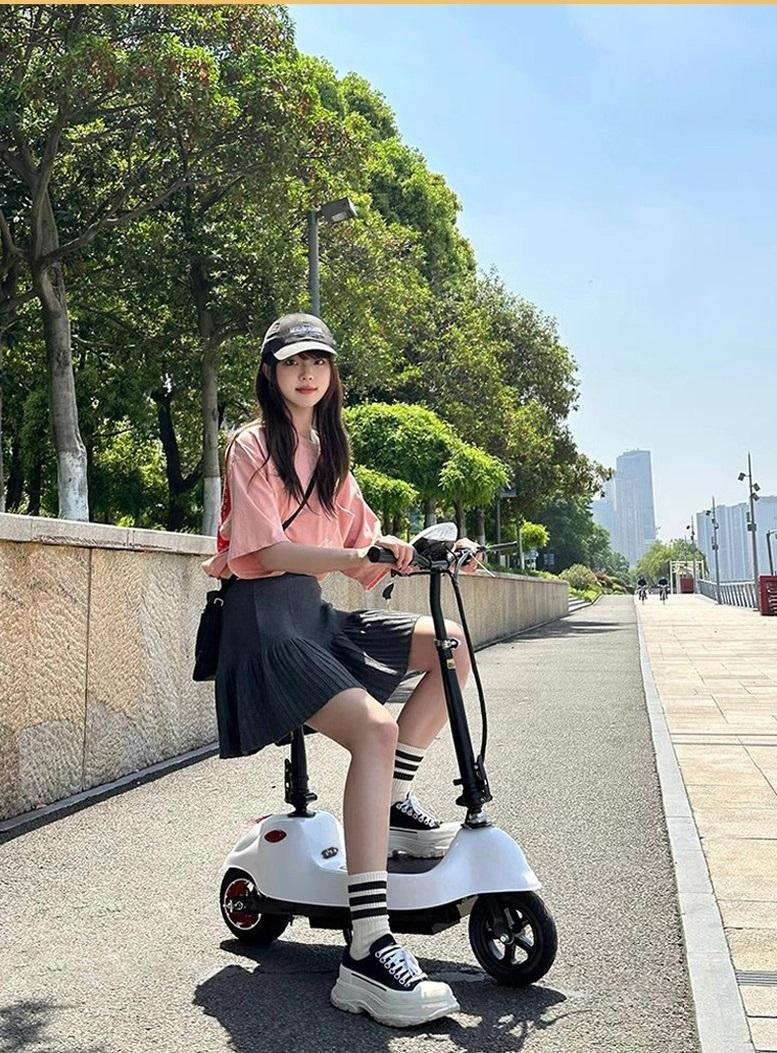
#> input picture datasets/kick_safety/images/train/-_jpg.rf.48de38d0c6807e527cabc1049ffd745d.jpg, 777 x 1053 px
$ python -i vectorize.py   (imports and definitions only)   (older library calls are emulated)
#> lines starting #> are read from the running program, lines starting #| are printed output that depends on the picture; after the words box and inside, x2 and y2 are one past the last pixel; in counts of white or black regions, pixels touching at a corner belong together
#> further down, picture is the input picture: shape (1053, 777, 3); mean B, G, R 140.1, 148.2, 142.6
# spv/preprocess/vectorize.py
import cv2
import numpy as np

def vectorize_img(img):
    gray = cv2.cvtColor(img, cv2.COLOR_BGR2GRAY)
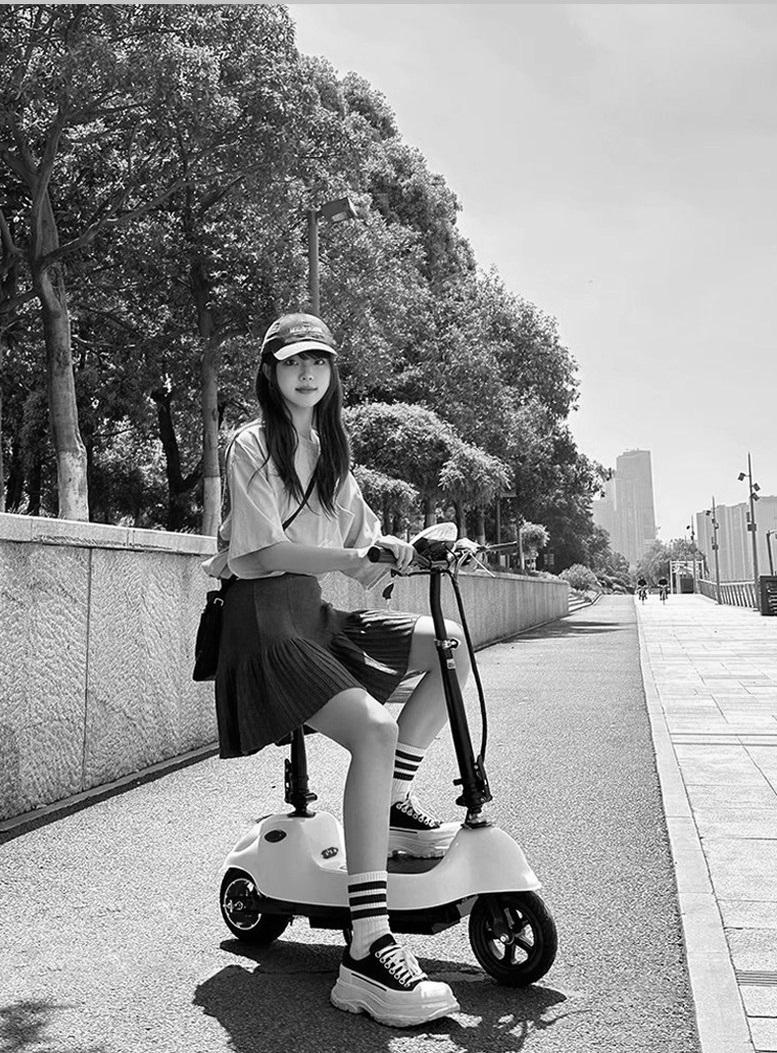
#> gray: shape (1053, 777); min 0, max 255, mean 145.6
    edges = cv2.Canny(gray, 80, 160)
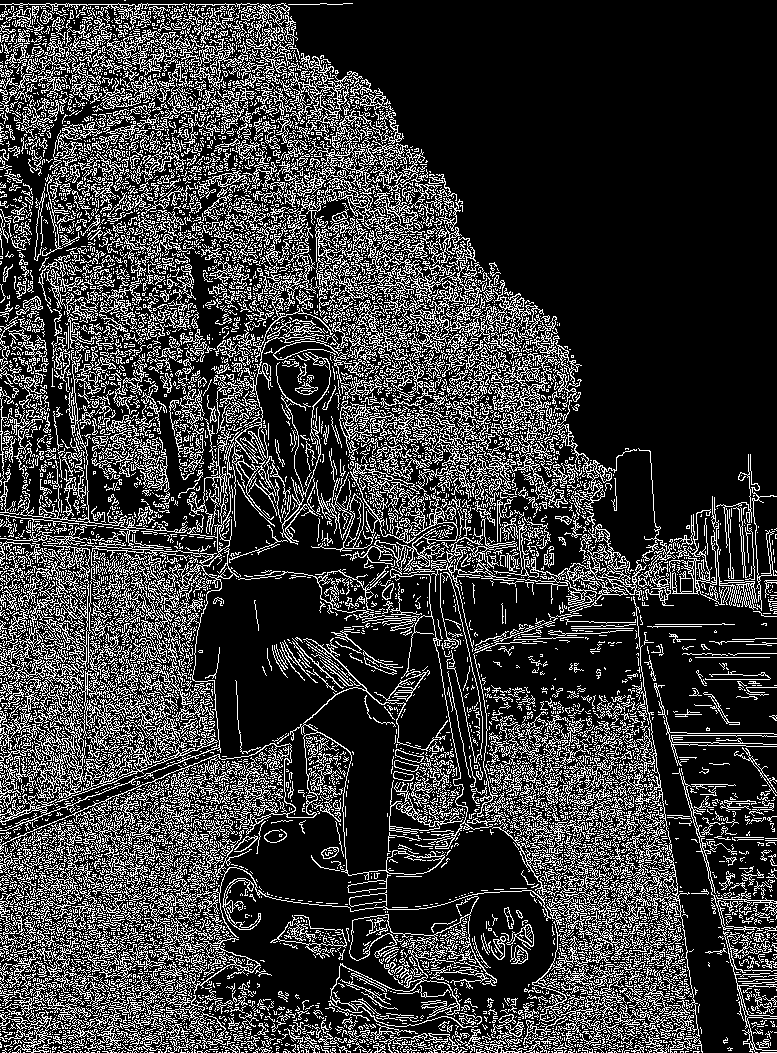
#> edges: shape (1053, 777); 22.5% white in thin lines or dots

    # morphology refine
    kernel = np.ones((3,3), np.uint8)
    edges = cv2.dilate(edges, kernel, 1)
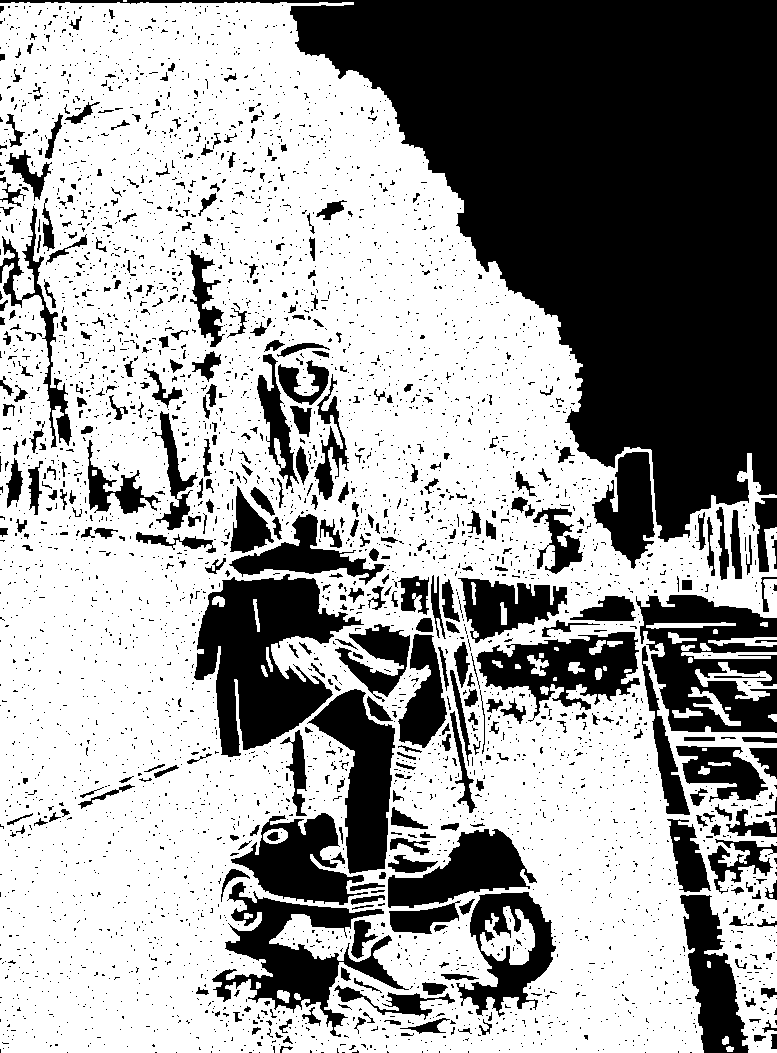
#> edges: shape (1053, 777); 61.7% white; 4305 black regions (3905 under 20 px), largest, box (x1, y1, x2, y2) and area: (0, 0, 777, 542) 149849, (194, 574, 364, 757) 16032, (636, 595, 777, 733) 11739
    edges = cv2.erode(edges, kernel, 1)
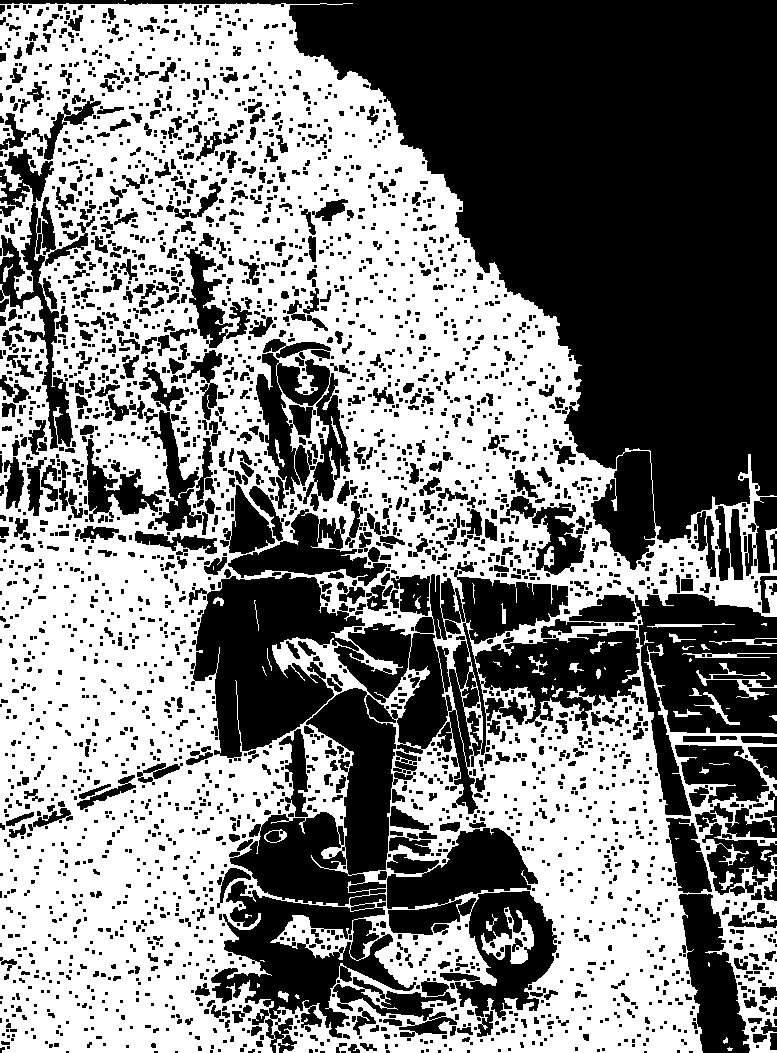
#> edges: shape (1053, 777); 50.2% white; 3245 black regions (2259 under 20 px), largest, box (x1, y1, x2, y2) and area: (0, 0, 777, 570) 156621, (189, 570, 641, 1053) 76876, (541, 594, 777, 816) 18493

    # convert to 3-channel for YOLO
    return cv2.cvtColor(edges, cv2.COLOR_GRAY2BGR)

def sobel_vector_filter(img, ksize=3):
    """Sobel magnitude normalized and returned as 3-channel BGR."""
    gray = cv2.cvtColor(img, cv2.COLOR_BGR2GRAY)
    sx = cv2.Sobel(gray, cv2.CV_32F, 1, 0, ksize=ksize)
    sy = cv2.Sobel(gray, cv2.CV_32F, 0, 1, ksize=ksize)
    mag = np.sqrt(sx*sx + sy*sy)
    if mag.max() > 0:
        mag = (mag / (mag.max() + 1e-9) * 255.0).astype('uint8')
    else:
        mag = mag.astype('uint8')
    return cv2.cvtColor(mag, cv2.COLOR_GRAY2BGR)

>>> import cv2
>>> picture = cv2.imread('../../datasets/kick_safety/images/train/-_jpg.rf.48de38d0c6807e527cabc1049ffd745d.jpg')
>>> result = vectorize_img(picture)

$ run again, on datasets/kick_safety/images/train/10_2_64_00000404_jpg.rf.24d19a743b9f47edb0b1ef7be486dff5.jpg
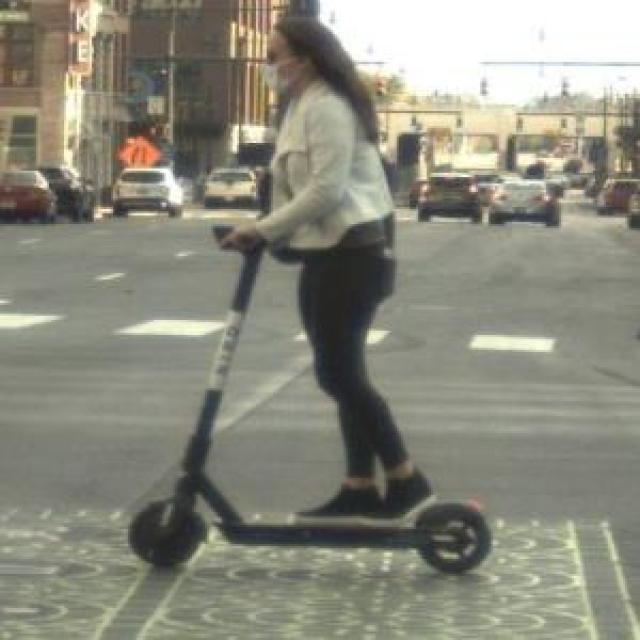
#> input picture datasets/kick_safety/images/train/10_2_64_00000404_jpg.rf.24d19a743b9f47edb0b1ef7be486dff5.jpg, 640 x 640 px
#> picture is the input picture: shape (640, 640, 3); mean B, G, R 125.3, 138.7, 139.2
#> in vectorize_img, `edges = cv2.Canny(gray, 80, 160)`:
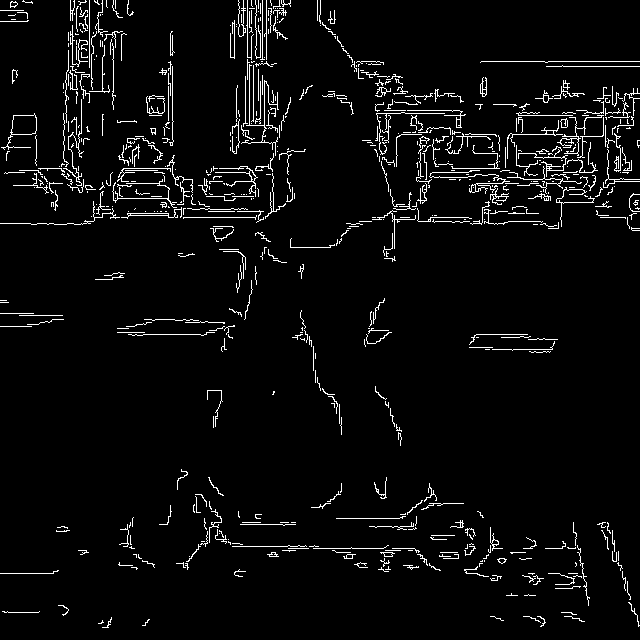
#> edges: shape (640, 640); 4.2% white in thin lines or dots
#> in vectorize_img, `edges = cv2.erode(edges, kernel, 1)`:
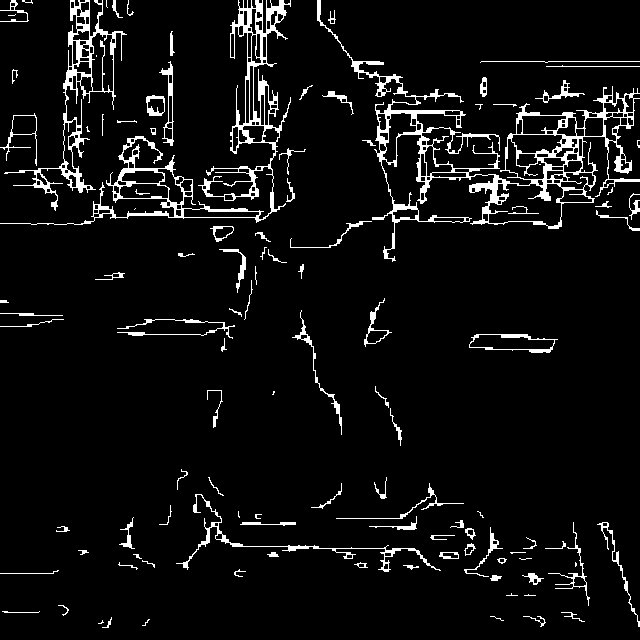
#> edges: shape (640, 640); 5.9% white; 113 white regions (23 under 20 px), largest, box (x1, y1, x2, y2) and area: (317, 0, 640, 262) 7544, (0, 0, 291, 225) 5225, (4, 0, 127, 211) 2633

$ run again, on datasets/kick_safety/images/train/16-9-Commute_webp.rf.b27d1baa750e466657ece96abbefb833.jpg
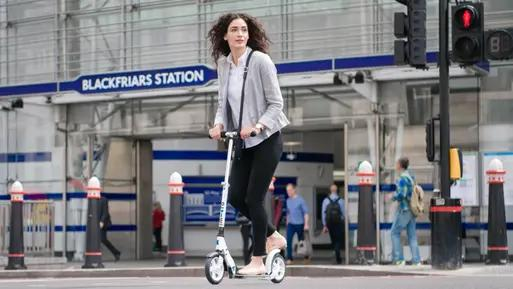
#> input picture datasets/kick_safety/images/train/16-9-Commute_webp.rf.b27d1baa750e466657ece96abbefb833.jpg, 513 x 289 px
#> picture is the input picture: shape (289, 513, 3); mean B, G, R 127, 123.2, 123.5
#> in vectorize_img, `edges = cv2.Canny(gray, 80, 160)`:
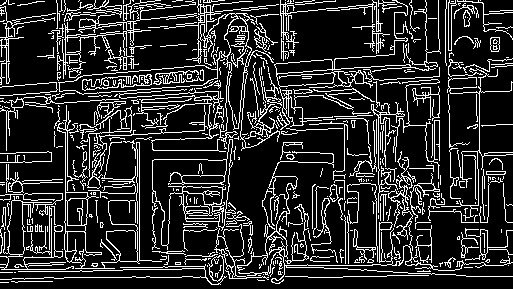
#> edges: shape (289, 513); 17.3% white in thin lines or dots
#> in vectorize_img, `edges = cv2.erode(edges, kernel, 1)`:
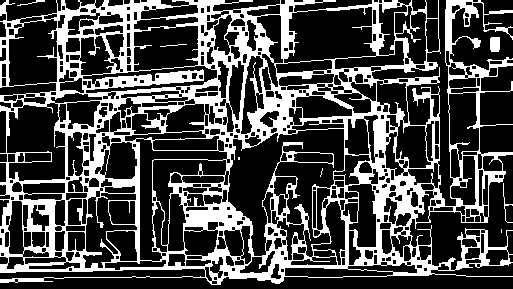
#> edges: shape (289, 513); 29.1% white; 8 white regions (3 under 20 px), largest, box (x1, y1, x2, y2) and area: (0, 0, 513, 285) 42835, (490, 37, 500, 52) 145, (503, 183, 513, 223) 58, (17, 0, 45, 6) 39, (160, 44, 187, 47) 27

$ run again, on datasets/kick_safety/images/train/16-9-MagicMile_webp.rf.736d822bfca5874c4bac66f36bf4ffdf.jpg
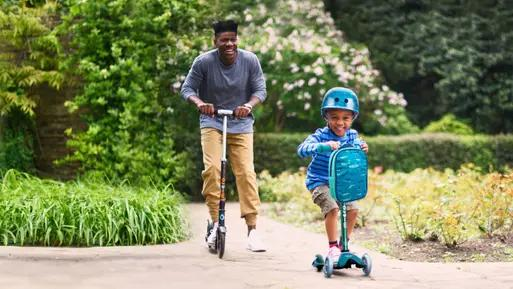
#> input picture datasets/kick_safety/images/train/16-9-MagicMile_webp.rf.736d822bfca5874c4bac66f36bf4ffdf.jpg, 513 x 289 px
#> picture is the input picture: shape (289, 513, 3); mean B, G, R 95.2, 133.8, 125.6
#> in vectorize_img, `edges = cv2.Canny(gray, 80, 160)`:
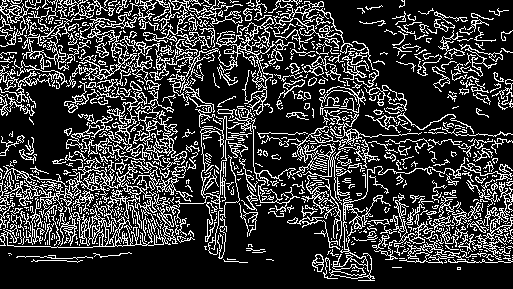
#> edges: shape (289, 513); 21.8% white in thin lines or dots
#> in vectorize_img, `edges = cv2.erode(edges, kernel, 1)`:
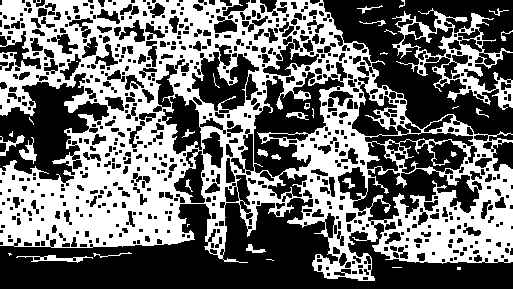
#> edges: shape (289, 513); 43.5% white; 34 white regions (13 under 20 px), largest, box (x1, y1, x2, y2) and area: (0, 0, 513, 281) 59853, (392, 8, 513, 110) 3205, (16, 255, 93, 263) 227
